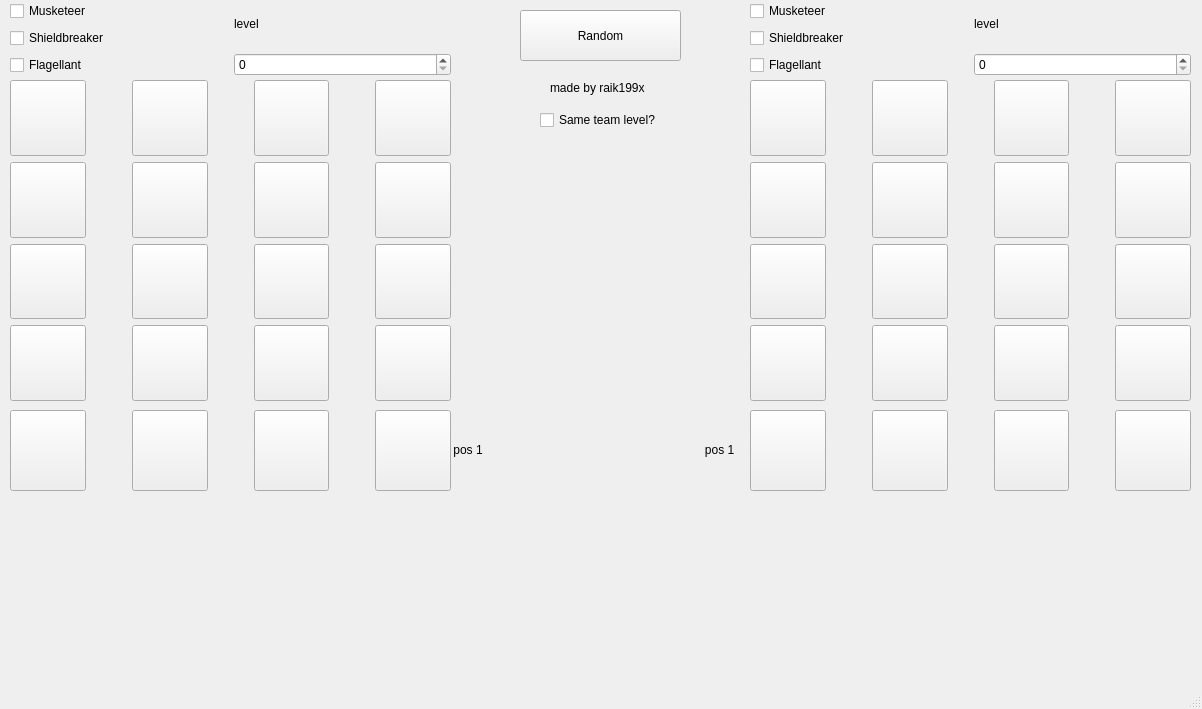
<?xml version="1.0" encoding="UTF-8"?>
<ui version="4.0">
 <class>MainWindow</class>
 <widget class="QMainWindow" name="MainWindow">
  <property name="geometry">
   <rect>
    <x>0</x>
    <y>0</y>
    <width>1202</width>
    <height>709</height>
   </rect>
  </property>
  <property name="windowTitle">
   <string>Butcher Circus Randomizer</string>
  </property>
  <widget class="QWidget" name="centralwidget">
   <widget class="QLabel" name="image">
    <property name="geometry">
     <rect>
      <x>0</x>
      <y>0</y>
      <width>1203</width>
      <height>677</height>
     </rect>
    </property>
    <property name="text">
     <string/>
    </property>
    <property name="pixmap">
     <pixmap resource="resources.qrc">:/banner/main_menu.png</pixmap>
    </property>
   </widget>
   <widget class="QPushButton" name="doRandom">
    <property name="geometry">
     <rect>
      <x>520</x>
      <y>10</y>
      <width>161</width>
      <height>51</height>
     </rect>
    </property>
    <property name="text">
     <string>Random</string>
    </property>
   </widget>
   <widget class="QWidget" name="layoutWidget">
    <property name="geometry">
     <rect>
      <x>750</x>
      <y>410</y>
      <width>441</width>
      <height>81</height>
     </rect>
    </property>
    <layout class="QHBoxLayout" name="secondTeam">
     <item>
      <widget class="QPushButton" name="hero5">
       <property name="sizePolicy">
        <sizepolicy hsizetype="Preferred" vsizetype="Preferred">
         <horstretch>0</horstretch>
         <verstretch>0</verstretch>
        </sizepolicy>
       </property>
       <property name="text">
        <string/>
       </property>
      </widget>
     </item>
     <item>
      <spacer name="horizontalSpacer_10">
       <property name="orientation">
        <enum>Qt::Horizontal</enum>
       </property>
       <property name="sizeType">
        <enum>QSizePolicy::Fixed</enum>
       </property>
       <property name="sizeHint" stdset="0">
        <size>
         <width>40</width>
         <height>10</height>
        </size>
       </property>
      </spacer>
     </item>
     <item>
      <widget class="QPushButton" name="hero6">
       <property name="sizePolicy">
        <sizepolicy hsizetype="Preferred" vsizetype="Preferred">
         <horstretch>0</horstretch>
         <verstretch>0</verstretch>
        </sizepolicy>
       </property>
       <property name="text">
        <string/>
       </property>
      </widget>
     </item>
     <item>
      <spacer name="horizontalSpacer_11">
       <property name="orientation">
        <enum>Qt::Horizontal</enum>
       </property>
       <property name="sizeType">
        <enum>QSizePolicy::Fixed</enum>
       </property>
       <property name="sizeHint" stdset="0">
        <size>
         <width>40</width>
         <height>10</height>
        </size>
       </property>
      </spacer>
     </item>
     <item>
      <widget class="QPushButton" name="hero7">
       <property name="sizePolicy">
        <sizepolicy hsizetype="Preferred" vsizetype="Preferred">
         <horstretch>0</horstretch>
         <verstretch>0</verstretch>
        </sizepolicy>
       </property>
       <property name="text">
        <string/>
       </property>
      </widget>
     </item>
     <item>
      <spacer name="horizontalSpacer_12">
       <property name="orientation">
        <enum>Qt::Horizontal</enum>
       </property>
       <property name="sizeType">
        <enum>QSizePolicy::Fixed</enum>
       </property>
       <property name="sizeHint" stdset="0">
        <size>
         <width>40</width>
         <height>10</height>
        </size>
       </property>
      </spacer>
     </item>
     <item>
      <widget class="QPushButton" name="hero8">
       <property name="sizePolicy">
        <sizepolicy hsizetype="Preferred" vsizetype="Preferred">
         <horstretch>0</horstretch>
         <verstretch>0</verstretch>
        </sizepolicy>
       </property>
       <property name="text">
        <string/>
       </property>
      </widget>
     </item>
    </layout>
   </widget>
   <widget class="QWidget" name="layoutWidget">
    <property name="geometry">
     <rect>
      <x>10</x>
      <y>410</y>
      <width>441</width>
      <height>81</height>
     </rect>
    </property>
    <layout class="QHBoxLayout" name="firstTeam">
     <item>
      <widget class="QPushButton" name="hero1">
       <property name="sizePolicy">
        <sizepolicy hsizetype="Preferred" vsizetype="Preferred">
         <horstretch>0</horstretch>
         <verstretch>0</verstretch>
        </sizepolicy>
       </property>
       <property name="text">
        <string/>
       </property>
      </widget>
     </item>
     <item>
      <spacer name="horizontalSpacer_7">
       <property name="orientation">
        <enum>Qt::Horizontal</enum>
       </property>
       <property name="sizeType">
        <enum>QSizePolicy::Fixed</enum>
       </property>
       <property name="sizeHint" stdset="0">
        <size>
         <width>40</width>
         <height>10</height>
        </size>
       </property>
      </spacer>
     </item>
     <item>
      <widget class="QPushButton" name="hero2">
       <property name="sizePolicy">
        <sizepolicy hsizetype="Preferred" vsizetype="Preferred">
         <horstretch>0</horstretch>
         <verstretch>0</verstretch>
        </sizepolicy>
       </property>
       <property name="text">
        <string/>
       </property>
      </widget>
     </item>
     <item>
      <spacer name="horizontalSpacer_8">
       <property name="orientation">
        <enum>Qt::Horizontal</enum>
       </property>
       <property name="sizeType">
        <enum>QSizePolicy::Fixed</enum>
       </property>
       <property name="sizeHint" stdset="0">
        <size>
         <width>40</width>
         <height>10</height>
        </size>
       </property>
      </spacer>
     </item>
     <item>
      <widget class="QPushButton" name="hero3">
       <property name="sizePolicy">
        <sizepolicy hsizetype="Preferred" vsizetype="Preferred">
         <horstretch>0</horstretch>
         <verstretch>0</verstretch>
        </sizepolicy>
       </property>
       <property name="text">
        <string/>
       </property>
      </widget>
     </item>
     <item>
      <spacer name="horizontalSpacer_9">
       <property name="orientation">
        <enum>Qt::Horizontal</enum>
       </property>
       <property name="sizeType">
        <enum>QSizePolicy::Fixed</enum>
       </property>
       <property name="sizeHint" stdset="0">
        <size>
         <width>40</width>
         <height>10</height>
        </size>
       </property>
      </spacer>
     </item>
     <item>
      <widget class="QPushButton" name="hero4">
       <property name="sizePolicy">
        <sizepolicy hsizetype="Preferred" vsizetype="Preferred">
         <horstretch>0</horstretch>
         <verstretch>0</verstretch>
        </sizepolicy>
       </property>
       <property name="text">
        <string/>
       </property>
      </widget>
     </item>
    </layout>
   </widget>
   <widget class="QLabel" name="infoAboutMe">
    <property name="geometry">
     <rect>
      <x>550</x>
      <y>80</y>
      <width>111</width>
      <height>16</height>
     </rect>
    </property>
    <property name="text">
     <string>made by raik199x</string>
    </property>
   </widget>
   <widget class="QWidget" name="horizontalLayoutWidget">
    <property name="geometry">
     <rect>
      <x>10</x>
      <y>80</y>
      <width>441</width>
      <height>321</height>
     </rect>
    </property>
    <layout class="QHBoxLayout" name="horizontalLayout">
     <item>
      <layout class="QVBoxLayout" name="verticalLayout_2">
       <item>
        <widget class="QPushButton" name="s1_1">
         <property name="sizePolicy">
          <sizepolicy hsizetype="Preferred" vsizetype="Preferred">
           <horstretch>0</horstretch>
           <verstretch>0</verstretch>
          </sizepolicy>
         </property>
         <property name="text">
          <string/>
         </property>
        </widget>
       </item>
       <item>
        <widget class="QPushButton" name="s1_2">
         <property name="sizePolicy">
          <sizepolicy hsizetype="Preferred" vsizetype="Preferred">
           <horstretch>0</horstretch>
           <verstretch>0</verstretch>
          </sizepolicy>
         </property>
         <property name="text">
          <string/>
         </property>
        </widget>
       </item>
       <item>
        <widget class="QPushButton" name="s1_3">
         <property name="sizePolicy">
          <sizepolicy hsizetype="Preferred" vsizetype="Preferred">
           <horstretch>0</horstretch>
           <verstretch>0</verstretch>
          </sizepolicy>
         </property>
         <property name="text">
          <string/>
         </property>
        </widget>
       </item>
       <item>
        <widget class="QPushButton" name="s1_4">
         <property name="sizePolicy">
          <sizepolicy hsizetype="Preferred" vsizetype="Preferred">
           <horstretch>0</horstretch>
           <verstretch>0</verstretch>
          </sizepolicy>
         </property>
         <property name="text">
          <string/>
         </property>
        </widget>
       </item>
      </layout>
     </item>
     <item>
      <spacer name="horizontalSpacer">
       <property name="orientation">
        <enum>Qt::Horizontal</enum>
       </property>
       <property name="sizeType">
        <enum>QSizePolicy::Fixed</enum>
       </property>
       <property name="sizeHint" stdset="0">
        <size>
         <width>40</width>
         <height>10</height>
        </size>
       </property>
      </spacer>
     </item>
     <item>
      <layout class="QVBoxLayout" name="verticalLayout_3">
       <item>
        <widget class="QPushButton" name="s2_1">
         <property name="sizePolicy">
          <sizepolicy hsizetype="Preferred" vsizetype="Preferred">
           <horstretch>0</horstretch>
           <verstretch>0</verstretch>
          </sizepolicy>
         </property>
         <property name="text">
          <string/>
         </property>
        </widget>
       </item>
       <item>
        <widget class="QPushButton" name="s2_2">
         <property name="sizePolicy">
          <sizepolicy hsizetype="Preferred" vsizetype="Preferred">
           <horstretch>0</horstretch>
           <verstretch>0</verstretch>
          </sizepolicy>
         </property>
         <property name="text">
          <string/>
         </property>
        </widget>
       </item>
       <item>
        <widget class="QPushButton" name="s2_3">
         <property name="sizePolicy">
          <sizepolicy hsizetype="Preferred" vsizetype="Preferred">
           <horstretch>0</horstretch>
           <verstretch>0</verstretch>
          </sizepolicy>
         </property>
         <property name="text">
          <string/>
         </property>
        </widget>
       </item>
       <item>
        <widget class="QPushButton" name="s2_4">
         <property name="sizePolicy">
          <sizepolicy hsizetype="Preferred" vsizetype="Preferred">
           <horstretch>0</horstretch>
           <verstretch>0</verstretch>
          </sizepolicy>
         </property>
         <property name="text">
          <string/>
         </property>
        </widget>
       </item>
      </layout>
     </item>
     <item>
      <spacer name="horizontalSpacer_2">
       <property name="orientation">
        <enum>Qt::Horizontal</enum>
       </property>
       <property name="sizeType">
        <enum>QSizePolicy::Fixed</enum>
       </property>
       <property name="sizeHint" stdset="0">
        <size>
         <width>40</width>
         <height>10</height>
        </size>
       </property>
      </spacer>
     </item>
     <item>
      <layout class="QVBoxLayout" name="verticalLayout_4">
       <item>
        <widget class="QPushButton" name="s3_1">
         <property name="sizePolicy">
          <sizepolicy hsizetype="Preferred" vsizetype="Preferred">
           <horstretch>0</horstretch>
           <verstretch>0</verstretch>
          </sizepolicy>
         </property>
         <property name="text">
          <string/>
         </property>
        </widget>
       </item>
       <item>
        <widget class="QPushButton" name="s3_2">
         <property name="sizePolicy">
          <sizepolicy hsizetype="Preferred" vsizetype="Preferred">
           <horstretch>0</horstretch>
           <verstretch>0</verstretch>
          </sizepolicy>
         </property>
         <property name="text">
          <string/>
         </property>
        </widget>
       </item>
       <item>
        <widget class="QPushButton" name="s3_3">
         <property name="sizePolicy">
          <sizepolicy hsizetype="Preferred" vsizetype="Preferred">
           <horstretch>0</horstretch>
           <verstretch>0</verstretch>
          </sizepolicy>
         </property>
         <property name="text">
          <string/>
         </property>
        </widget>
       </item>
       <item>
        <widget class="QPushButton" name="s3_4">
         <property name="sizePolicy">
          <sizepolicy hsizetype="Preferred" vsizetype="Preferred">
           <horstretch>0</horstretch>
           <verstretch>0</verstretch>
          </sizepolicy>
         </property>
         <property name="text">
          <string/>
         </property>
        </widget>
       </item>
      </layout>
     </item>
     <item>
      <spacer name="horizontalSpacer_3">
       <property name="orientation">
        <enum>Qt::Horizontal</enum>
       </property>
       <property name="sizeType">
        <enum>QSizePolicy::Fixed</enum>
       </property>
       <property name="sizeHint" stdset="0">
        <size>
         <width>40</width>
         <height>10</height>
        </size>
       </property>
      </spacer>
     </item>
     <item>
      <layout class="QVBoxLayout" name="verticalLayout">
       <item>
        <widget class="QPushButton" name="s4_1">
         <property name="sizePolicy">
          <sizepolicy hsizetype="Preferred" vsizetype="Preferred">
           <horstretch>0</horstretch>
           <verstretch>0</verstretch>
          </sizepolicy>
         </property>
         <property name="text">
          <string/>
         </property>
        </widget>
       </item>
       <item>
        <widget class="QPushButton" name="s4_2">
         <property name="sizePolicy">
          <sizepolicy hsizetype="Preferred" vsizetype="Preferred">
           <horstretch>0</horstretch>
           <verstretch>0</verstretch>
          </sizepolicy>
         </property>
         <property name="text">
          <string/>
         </property>
        </widget>
       </item>
       <item>
        <widget class="QPushButton" name="s4_3">
         <property name="sizePolicy">
          <sizepolicy hsizetype="Preferred" vsizetype="Preferred">
           <horstretch>0</horstretch>
           <verstretch>0</verstretch>
          </sizepolicy>
         </property>
         <property name="text">
          <string/>
         </property>
        </widget>
       </item>
       <item>
        <widget class="QPushButton" name="s4_4">
         <property name="sizePolicy">
          <sizepolicy hsizetype="Preferred" vsizetype="Preferred">
           <horstretch>0</horstretch>
           <verstretch>0</verstretch>
          </sizepolicy>
         </property>
         <property name="text">
          <string/>
         </property>
        </widget>
       </item>
      </layout>
     </item>
    </layout>
   </widget>
   <widget class="QWidget" name="horizontalLayoutWidget_2">
    <property name="geometry">
     <rect>
      <x>750</x>
      <y>80</y>
      <width>441</width>
      <height>321</height>
     </rect>
    </property>
    <layout class="QHBoxLayout" name="horizontalLayout_2">
     <item>
      <layout class="QVBoxLayout" name="verticalLayout_5">
       <item>
        <widget class="QPushButton" name="s5_1">
         <property name="sizePolicy">
          <sizepolicy hsizetype="Preferred" vsizetype="Preferred">
           <horstretch>0</horstretch>
           <verstretch>0</verstretch>
          </sizepolicy>
         </property>
         <property name="text">
          <string/>
         </property>
        </widget>
       </item>
       <item>
        <widget class="QPushButton" name="s5_2">
         <property name="sizePolicy">
          <sizepolicy hsizetype="Preferred" vsizetype="Preferred">
           <horstretch>0</horstretch>
           <verstretch>0</verstretch>
          </sizepolicy>
         </property>
         <property name="text">
          <string/>
         </property>
        </widget>
       </item>
       <item>
        <widget class="QPushButton" name="s5_3">
         <property name="sizePolicy">
          <sizepolicy hsizetype="Preferred" vsizetype="Preferred">
           <horstretch>0</horstretch>
           <verstretch>0</verstretch>
          </sizepolicy>
         </property>
         <property name="text">
          <string/>
         </property>
        </widget>
       </item>
       <item>
        <widget class="QPushButton" name="s5_4">
         <property name="sizePolicy">
          <sizepolicy hsizetype="Preferred" vsizetype="Preferred">
           <horstretch>0</horstretch>
           <verstretch>0</verstretch>
          </sizepolicy>
         </property>
         <property name="text">
          <string/>
         </property>
        </widget>
       </item>
      </layout>
     </item>
     <item>
      <spacer name="horizontalSpacer_4">
       <property name="orientation">
        <enum>Qt::Horizontal</enum>
       </property>
       <property name="sizeType">
        <enum>QSizePolicy::Fixed</enum>
       </property>
       <property name="sizeHint" stdset="0">
        <size>
         <width>40</width>
         <height>10</height>
        </size>
       </property>
      </spacer>
     </item>
     <item>
      <layout class="QVBoxLayout" name="verticalLayout_6">
       <item>
        <widget class="QPushButton" name="s6_1">
         <property name="sizePolicy">
          <sizepolicy hsizetype="Preferred" vsizetype="Preferred">
           <horstretch>0</horstretch>
           <verstretch>0</verstretch>
          </sizepolicy>
         </property>
         <property name="text">
          <string/>
         </property>
        </widget>
       </item>
       <item>
        <widget class="QPushButton" name="s6_2">
         <property name="sizePolicy">
          <sizepolicy hsizetype="Preferred" vsizetype="Preferred">
           <horstretch>0</horstretch>
           <verstretch>0</verstretch>
          </sizepolicy>
         </property>
         <property name="text">
          <string/>
         </property>
        </widget>
       </item>
       <item>
        <widget class="QPushButton" name="s6_3">
         <property name="sizePolicy">
          <sizepolicy hsizetype="Preferred" vsizetype="Preferred">
           <horstretch>0</horstretch>
           <verstretch>0</verstretch>
          </sizepolicy>
         </property>
         <property name="text">
          <string/>
         </property>
        </widget>
       </item>
       <item>
        <widget class="QPushButton" name="s6_4">
         <property name="sizePolicy">
          <sizepolicy hsizetype="Preferred" vsizetype="Preferred">
           <horstretch>0</horstretch>
           <verstretch>0</verstretch>
          </sizepolicy>
         </property>
         <property name="text">
          <string/>
         </property>
        </widget>
       </item>
      </layout>
     </item>
     <item>
      <spacer name="horizontalSpacer_5">
       <property name="orientation">
        <enum>Qt::Horizontal</enum>
       </property>
       <property name="sizeType">
        <enum>QSizePolicy::Fixed</enum>
       </property>
       <property name="sizeHint" stdset="0">
        <size>
         <width>40</width>
         <height>10</height>
        </size>
       </property>
      </spacer>
     </item>
     <item>
      <layout class="QVBoxLayout" name="verticalLayout_7">
       <item>
        <widget class="QPushButton" name="s7_1">
         <property name="sizePolicy">
          <sizepolicy hsizetype="Preferred" vsizetype="Preferred">
           <horstretch>0</horstretch>
           <verstretch>0</verstretch>
          </sizepolicy>
         </property>
         <property name="text">
          <string/>
         </property>
        </widget>
       </item>
       <item>
        <widget class="QPushButton" name="s7_2">
         <property name="sizePolicy">
          <sizepolicy hsizetype="Preferred" vsizetype="Preferred">
           <horstretch>0</horstretch>
           <verstretch>0</verstretch>
          </sizepolicy>
         </property>
         <property name="text">
          <string/>
         </property>
        </widget>
       </item>
       <item>
        <widget class="QPushButton" name="s7_3">
         <property name="sizePolicy">
          <sizepolicy hsizetype="Preferred" vsizetype="Preferred">
           <horstretch>0</horstretch>
           <verstretch>0</verstretch>
          </sizepolicy>
         </property>
         <property name="text">
          <string/>
         </property>
        </widget>
       </item>
       <item>
        <widget class="QPushButton" name="s7_4">
         <property name="sizePolicy">
          <sizepolicy hsizetype="Preferred" vsizetype="Preferred">
           <horstretch>0</horstretch>
           <verstretch>0</verstretch>
          </sizepolicy>
         </property>
         <property name="text">
          <string/>
         </property>
        </widget>
       </item>
      </layout>
     </item>
     <item>
      <spacer name="horizontalSpacer_6">
       <property name="orientation">
        <enum>Qt::Horizontal</enum>
       </property>
       <property name="sizeType">
        <enum>QSizePolicy::Fixed</enum>
       </property>
       <property name="sizeHint" stdset="0">
        <size>
         <width>40</width>
         <height>10</height>
        </size>
       </property>
      </spacer>
     </item>
     <item>
      <layout class="QVBoxLayout" name="verticalLayout_8">
       <item>
        <widget class="QPushButton" name="s8_1">
         <property name="sizePolicy">
          <sizepolicy hsizetype="Preferred" vsizetype="Preferred">
           <horstretch>0</horstretch>
           <verstretch>0</verstretch>
          </sizepolicy>
         </property>
         <property name="text">
          <string/>
         </property>
        </widget>
       </item>
       <item>
        <widget class="QPushButton" name="s8_2">
         <property name="sizePolicy">
          <sizepolicy hsizetype="Preferred" vsizetype="Preferred">
           <horstretch>0</horstretch>
           <verstretch>0</verstretch>
          </sizepolicy>
         </property>
         <property name="text">
          <string/>
         </property>
        </widget>
       </item>
       <item>
        <widget class="QPushButton" name="s8_3">
         <property name="sizePolicy">
          <sizepolicy hsizetype="Preferred" vsizetype="Preferred">
           <horstretch>0</horstretch>
           <verstretch>0</verstretch>
          </sizepolicy>
         </property>
         <property name="text">
          <string/>
         </property>
        </widget>
       </item>
       <item>
        <widget class="QPushButton" name="s8_4">
         <property name="sizePolicy">
          <sizepolicy hsizetype="Preferred" vsizetype="Preferred">
           <horstretch>0</horstretch>
           <verstretch>0</verstretch>
          </sizepolicy>
         </property>
         <property name="text">
          <string/>
         </property>
        </widget>
       </item>
      </layout>
     </item>
    </layout>
   </widget>
   <widget class="QWidget" name="horizontalLayoutWidget_3">
    <property name="geometry">
     <rect>
      <x>10</x>
      <y>0</y>
      <width>441</width>
      <height>76</height>
     </rect>
    </property>
    <layout class="QHBoxLayout" name="horizontalLayout_3">
     <item>
      <layout class="QVBoxLayout" name="verticalLayout_9">
       <item>
        <widget class="QCheckBox" name="t1Musketeer">
         <property name="text">
          <string>Musketeer</string>
         </property>
        </widget>
       </item>
       <item>
        <widget class="QCheckBox" name="t1Shieldbreaker">
         <property name="text">
          <string>Shieldbreaker</string>
         </property>
        </widget>
       </item>
       <item>
        <widget class="QCheckBox" name="t1Flagellant">
         <property name="text">
          <string>Flagellant</string>
         </property>
        </widget>
       </item>
      </layout>
     </item>
     <item>
      <layout class="QVBoxLayout" name="levelInfo1">
       <item>
        <widget class="QLabel" name="levelLabel1">
         <property name="text">
          <string>level</string>
         </property>
        </widget>
       </item>
       <item>
        <widget class="QSpinBox" name="level1"/>
       </item>
      </layout>
     </item>
    </layout>
   </widget>
   <widget class="QWidget" name="horizontalLayoutWidget_4">
    <property name="geometry">
     <rect>
      <x>750</x>
      <y>0</y>
      <width>441</width>
      <height>76</height>
     </rect>
    </property>
    <layout class="QHBoxLayout" name="horizontalLayout_4">
     <item>
      <layout class="QVBoxLayout" name="verticalLayout_10">
       <item>
        <widget class="QCheckBox" name="t2Musketeer">
         <property name="text">
          <string>Musketeer</string>
         </property>
        </widget>
       </item>
       <item>
        <widget class="QCheckBox" name="t2Shieldbreaker">
         <property name="text">
          <string>Shieldbreaker</string>
         </property>
        </widget>
       </item>
       <item>
        <widget class="QCheckBox" name="t2Flagellant">
         <property name="text">
          <string>Flagellant</string>
         </property>
        </widget>
       </item>
      </layout>
     </item>
     <item>
      <layout class="QVBoxLayout" name="levelInfo2">
       <item>
        <widget class="QLabel" name="label_2">
         <property name="text">
          <string>level</string>
         </property>
        </widget>
       </item>
       <item>
        <widget class="QSpinBox" name="level2"/>
       </item>
      </layout>
     </item>
    </layout>
   </widget>
   <widget class="QCheckBox" name="sameTeamLevel">
    <property name="geometry">
     <rect>
      <x>540</x>
      <y>110</y>
      <width>131</width>
      <height>20</height>
     </rect>
    </property>
    <property name="text">
     <string>Same team level?</string>
    </property>
   </widget>
   <widget class="QWidget" name="horizontalLayoutWidget_6">
    <property name="geometry">
     <rect>
      <x>748</x>
      <y>500</y>
      <width>441</width>
      <height>101</height>
     </rect>
    </property>
    <layout class="QHBoxLayout" name="horizontalLayout_6">
     <item>
      <widget class="QLabel" name="t5_1">
       <property name="minimumSize">
        <size>
         <width>52</width>
         <height>107</height>
        </size>
       </property>
       <property name="maximumSize">
        <size>
         <width>52</width>
         <height>107</height>
        </size>
       </property>
       <property name="text">
        <string/>
       </property>
      </widget>
     </item>
     <item>
      <widget class="QLabel" name="t5_2">
       <property name="minimumSize">
        <size>
         <width>52</width>
         <height>107</height>
        </size>
       </property>
       <property name="maximumSize">
        <size>
         <width>52</width>
         <height>107</height>
        </size>
       </property>
       <property name="text">
        <string/>
       </property>
      </widget>
     </item>
     <item>
      <widget class="QLabel" name="t6_1">
       <property name="minimumSize">
        <size>
         <width>52</width>
         <height>107</height>
        </size>
       </property>
       <property name="maximumSize">
        <size>
         <width>52</width>
         <height>107</height>
        </size>
       </property>
       <property name="text">
        <string/>
       </property>
      </widget>
     </item>
     <item>
      <widget class="QLabel" name="t6_2">
       <property name="minimumSize">
        <size>
         <width>52</width>
         <height>107</height>
        </size>
       </property>
       <property name="maximumSize">
        <size>
         <width>52</width>
         <height>107</height>
        </size>
       </property>
       <property name="text">
        <string/>
       </property>
      </widget>
     </item>
     <item>
      <widget class="QLabel" name="t7_1">
       <property name="minimumSize">
        <size>
         <width>52</width>
         <height>107</height>
        </size>
       </property>
       <property name="maximumSize">
        <size>
         <width>52</width>
         <height>107</height>
        </size>
       </property>
       <property name="text">
        <string/>
       </property>
      </widget>
     </item>
     <item>
      <widget class="QLabel" name="t7_2">
       <property name="minimumSize">
        <size>
         <width>52</width>
         <height>107</height>
        </size>
       </property>
       <property name="maximumSize">
        <size>
         <width>52</width>
         <height>107</height>
        </size>
       </property>
       <property name="text">
        <string/>
       </property>
      </widget>
     </item>
     <item>
      <widget class="QLabel" name="t8_1">
       <property name="minimumSize">
        <size>
         <width>52</width>
         <height>107</height>
        </size>
       </property>
       <property name="maximumSize">
        <size>
         <width>52</width>
         <height>107</height>
        </size>
       </property>
       <property name="text">
        <string/>
       </property>
      </widget>
     </item>
     <item>
      <widget class="QLabel" name="t8_2">
       <property name="minimumSize">
        <size>
         <width>71</width>
         <height>141</height>
        </size>
       </property>
       <property name="maximumSize">
        <size>
         <width>52</width>
         <height>107</height>
        </size>
       </property>
       <property name="text">
        <string/>
       </property>
      </widget>
     </item>
    </layout>
   </widget>
   <widget class="QWidget" name="horizontalLayoutWidget_7">
    <property name="geometry">
     <rect>
      <x>450</x>
      <y>410</y>
      <width>301</width>
      <height>80</height>
     </rect>
    </property>
    <layout class="QHBoxLayout" name="horizontalLayout_7">
     <item>
      <widget class="QLabel" name="posTeam1">
       <property name="text">
        <string> pos 1</string>
       </property>
      </widget>
     </item>
     <item>
      <widget class="QLabel" name="vs">
       <property name="text">
        <string/>
       </property>
       <property name="pixmap">
        <pixmap resource="resources.qrc">:/banner/VS.png</pixmap>
       </property>
      </widget>
     </item>
     <item>
      <widget class="QLabel" name="posTeam2">
       <property name="text">
        <string>               pos 1</string>
       </property>
      </widget>
     </item>
    </layout>
   </widget>
   <widget class="QWidget" name="horizontalLayoutWidget_5">
    <property name="geometry">
     <rect>
      <x>10</x>
      <y>500</y>
      <width>471</width>
      <height>101</height>
     </rect>
    </property>
    <layout class="QHBoxLayout" name="horizontalLayout_5">
     <item>
      <widget class="QLabel" name="t1_1">
       <property name="minimumSize">
        <size>
         <width>52</width>
         <height>107</height>
        </size>
       </property>
       <property name="text">
        <string/>
       </property>
      </widget>
     </item>
     <item>
      <widget class="QLabel" name="t1_2">
       <property name="minimumSize">
        <size>
         <width>52</width>
         <height>107</height>
        </size>
       </property>
       <property name="text">
        <string/>
       </property>
      </widget>
     </item>
     <item>
      <widget class="QLabel" name="t2_1">
       <property name="minimumSize">
        <size>
         <width>52</width>
         <height>107</height>
        </size>
       </property>
       <property name="text">
        <string/>
       </property>
      </widget>
     </item>
     <item>
      <widget class="QLabel" name="t2_2">
       <property name="minimumSize">
        <size>
         <width>52</width>
         <height>107</height>
        </size>
       </property>
       <property name="text">
        <string/>
       </property>
      </widget>
     </item>
     <item>
      <widget class="QLabel" name="t3_1">
       <property name="minimumSize">
        <size>
         <width>52</width>
         <height>107</height>
        </size>
       </property>
       <property name="text">
        <string/>
       </property>
      </widget>
     </item>
     <item>
      <widget class="QLabel" name="t3_2">
       <property name="minimumSize">
        <size>
         <width>52</width>
         <height>107</height>
        </size>
       </property>
       <property name="text">
        <string/>
       </property>
      </widget>
     </item>
     <item>
      <widget class="QLabel" name="t4_1">
       <property name="minimumSize">
        <size>
         <width>52</width>
         <height>107</height>
        </size>
       </property>
       <property name="text">
        <string/>
       </property>
      </widget>
     </item>
     <item>
      <widget class="QLabel" name="t4_2">
       <property name="minimumSize">
        <size>
         <width>52</width>
         <height>107</height>
        </size>
       </property>
       <property name="text">
        <string/>
       </property>
      </widget>
     </item>
    </layout>
   </widget>
  </widget>
  <widget class="QMenuBar" name="menubar">
   <property name="geometry">
    <rect>
     <x>0</x>
     <y>0</y>
     <width>1202</width>
     <height>19</height>
    </rect>
   </property>
  </widget>
  <widget class="QStatusBar" name="statusbar"/>
 </widget>
 <resources>
  <include location="resources.qrc"/>
 </resources>
 <connections/>
</ui>
